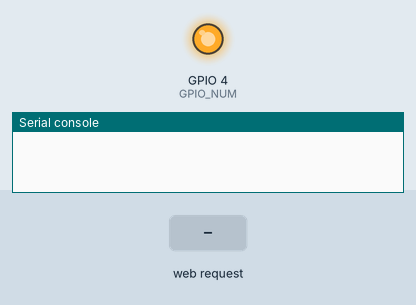
A program run on a simulated ESP8266 board running MicroPython. On the bench: output pins drawn as LEDs (lit = HIGH), the last lines printed to the serial console. The test bench sets the inputs (shaded band).

Above: at 1.2 s.
1.3 s: HTTP request GET /toggle? received
At 1.7 s:
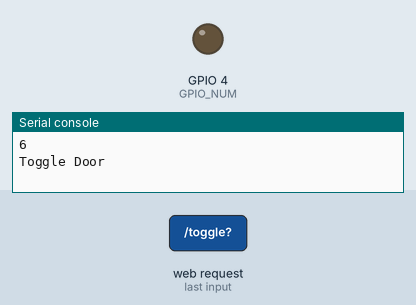
3.3 s: HTTP request GET / received
Timing chart, 0 to 6.3 s (numbered marks = the images above; inputs shaded):
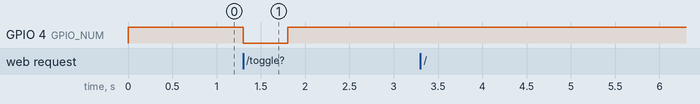

The program:

main_new.py
```python
import usocket as socket
import machine
import time

GPIO_NUM = 4

#HTML to send to browsers
html = """<!DOCTYPE html>
<html>
<head>
<meta name='viewport' content='width=device-width', initial-scale='1'>
<title>Garage Door</title>
<style>
body {background-color:#333333;}.buttons{margin:15% auto;text-align:center;display:block;} a:active,a:link,a:visited{color:#333333;}svg{width:128px;height:128px;border:none;} use.ic-1{fill:#44eb47;}svg path{fill:inherit;}
</style>
</head>
<body>
<svg style='display:none;'><symbol id='ic'><path fill='#000000' d='m64 10.228-31.25 16.225-31.25 16.225h9.8371v70.858h-4.0636v4.2365h113.44v-4.2365h-4.054v-70.858h9.8371l-31.25-16.225-31.25-16.225zm-43.181 32.451h43.181 43.172v70.858h-86.353v-70.858zm4.0155 8.9629v6.6573h78.322v-6.6573h-78.322zm0 16.321v6.6573h78.322v-6.6573h-78.322zm0 15.14v6.6573h78.322v-6.6573h-78.322zm0 15.322v6.6669h78.322v-6.6669h-78.322z'/></svg>
<div class='buttons'>
<a class='click' href='/toggle?'><svg viewBox='0 0 128 128' xmlns:xlink='http://www.w3.org/1999/xlink'><use class='ic-1' xlink:href='#ic' x='0' y='0' /></svg></a>
</div>
</body>
</html>
"""

#Setup PINS

pin = machine.Pin(GPIO_NUM, machine.Pin.OUT)
pin.high()

#Setup Socket WebServer
s = socket.socket(socket.AF_INET, socket.SOCK_STREAM)
s.bind(('', 80))
s.listen(2)
while True:
    conn, addr = s.accept()
    print("Got a connection from %s" % str(addr))
    request = conn.recv(1024)
    print("Content = %s" % str(request))
    request = str(request)
    ToggleDoor = request.find('/toggle?')
    print(ToggleDoor)
    #print("Data: " + str(ToggleDoor))
    if ToggleDoor == 6:
        print('Toggle Door')
        pin.low()
        time.sleep_ms(500)
        pin.high()
    response = html
    conn.send(response)
    conn.close()
```

Measured:
- after the input at 1.3 s, GPIO 4 (GPIO_NUM): HIGH → LOW at once, → HIGH 0.50 s later
